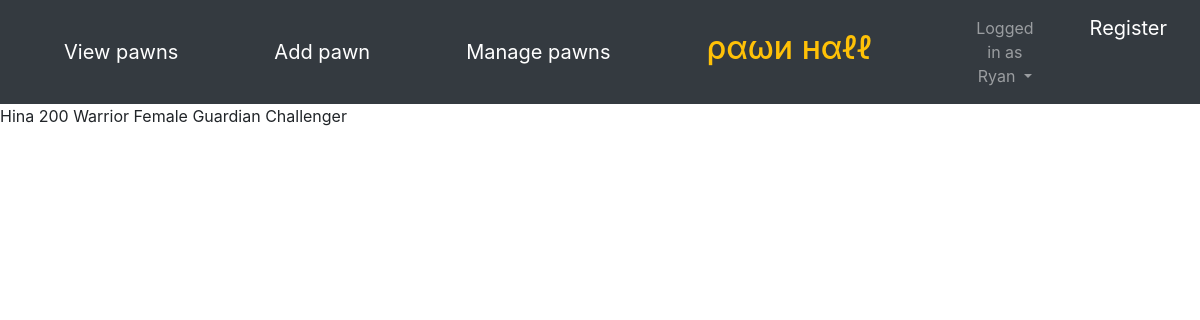
Page /pawn/1/ (signed in) on the committed database.
### pawnlisting/models.py (models this page shows, shortened)
class Pawn(models.Model):
    id = models.AutoField(primary_key=True)
    name = models.CharField(max_length=30)
    vocation = models.CharField(max_length=20, choices=build_choices(vocations))
    level = models.IntegerField()
    gender = models.CharField(max_length=10, choices=build_choices(genders))
    PRIMARY_INCLINATION_CHOICES = build_choices(inclinations)
    SECONDARY_INCLINATION_CHOICES = PRIMARY_INCLINATION_CHOICES[:] + [("None", "None")]
    primary_inclination = models.CharField(max_length=30, choices=PRIMARY_INCLINATION_CHOICES)
    secondary_inclination= models.CharField(max_length=30, choices=SECONDARY_INCLINATION_CHOICES)
    created_by = models.ForeignKey("auth.User", default=None, null=False, on_delete=models.CASCADE)
    last_modified = models.DateTimeField(default=timezone.now)

### pawnlisting/views.py (the view)
# urls.py: path('pawn/<pk>/', views.PawnDetail.as_view(), name="view_pawn"),
class PawnDetail(DetailView):
    model = Pawn
    template_name = "pawnlisting/pawn_detail.html"

### pawnlisting/templates/pawnlisting/pawn_detail.html
{% include "pawnlisting/base.html" %}
<div>
    {{ object.name }}
    {{ object.level }}
    {{ object.vocation }}
    {{ object.gender }}
    {{ object.primary_inclination}}
    {{ object.secondary_inclination}}
</div>

### pawnlisting/templates/pawnlisting/base.html (shortened to what this page needs)
{% load static %}
<link rel="stylesheet" href="https://maxcdn.bootstrapcdn.com/bootstrap/4.0.0/css/bootstrap.min.css">
<nav class="navbar navbar-expand-lg navbar-dark bg-dark">
    <div class="navbar-collapse collapse w-100 dual-collapse2 order-1 order-md-0">
        <ul class="navbar-nav ml-auto text-center">
            <a class="navbar-brand nav-item mx-5" href="{% url 'list_pawn' %}"> View pawns </a>
            <a class="navbar-brand nav-item mx-5" href="{% url 'create_pawn' %}"> Add pawn </a>
            <a class="navbar-brand nav-item mx-5" href="{% url 'manage_pawns' %}"> Manage pawns </a>
        </ul>
    </div>
    <h2 class="text-warning navbar-text nav-item mx-5" style="white-space: nowrap;"> ραωи нαℓℓ </h2>
    <div class="navbar-collapse collapse w-100 dual-collapse2 order-2 order-md-2 mx-5">
        <ul class="navbar-nav mr-auto text-center">
            {% if user.is_authenticated %}
                <li class="nav-item dropdown">
                        <a class="nav-link dropdown-toggle" href="#" id="navbarDropdown" role="button"
                                    data-toggle="dropdown" aria-haspopup="true" aria-expanded="false">
                                    Logged in as {{ user.username }}
                        </a>
                </li>
            {% else %}
                <a class="navbar-brand" href="{% url 'login' %}"> Login </a>
            {% endif %}
            <a class="navbar-brand nav-item mx-5" href="/register"> Register </a>
        </ul>
    </div>
</nav>

### rows in the picture
Pawn: name "Hina", level "200", vocation "Warrior", gender "Female", primary_inclination "Guardian", secondary_inclination "Challenger"

### other values in the picture
{{ user.username }} "Ryan"
